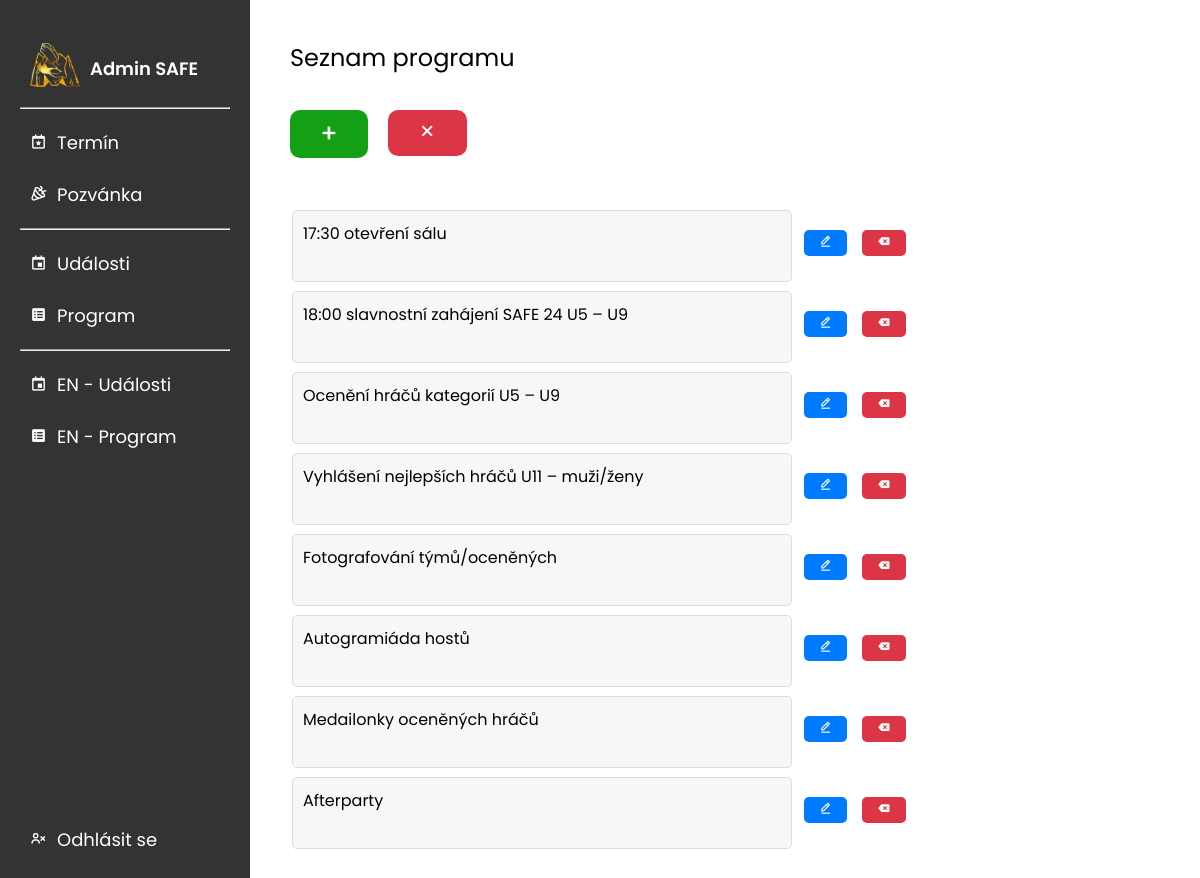
Page /admin/program/index.php (signed in) on the committed database.
### tables this page shows
CREATE TABLE `programme` (
  `id` int(11) NOT NULL AUTO_INCREMENT,
  `description` text DEFAULT NULL,
  `created_at` timestamp NOT NULL DEFAULT current_timestamp(),
  PRIMARY KEY (`id`)
);

### admin/program/index.php (the view, shortened to what this page needs)
<!DOCTYPE html>
<html lang="cs">
<head>
    <?php include '../../skeleton/head.php' ?>
</head>
<body>
<?php include '../../skeleton/headerAdmin.php' ?>
<div class="content">
    <h2>Seznam programu</h2><br>
    <div class="extraButtons">
        <a href="pridat/" class="addButton">+</a>
        <form method="POST" action="./" onsubmit="return confirmDeleteAll(this);">
            <button type="submit" name="delete_all_programme" class="deleteButton"><i class="bx bx-x"></i></button>
        </form>
    </div>
    <br><br>
    <?php
    $servername = "localhost";
    $username = "root";
    $password = "";
    $dbname = "mywebsite";
    $conn = new mysqli($servername, $username, $password, $dbname);
    $sql = "SELECT id, description FROM programme";
    $result = $conn->query($sql);
    if ($result->num_rows > 0) {
        echo "<table>";
        while ($row = $result->fetch_assoc()) {
            $row_id = $row['id'];
            echo "<tr id='row-$row_id'>";
            echo "<form method='POST' class='edit-form'>";
            echo "<td class='programmeDes'><textarea name='description' readonly>" . htmlspecialchars($row['description']) . "</textarea></td>";
            echo "<td class='action-buttons programmeButtons'>";
            echo "<button class='edit-btn' type='button' data-editing='false' onclick='toggleEdit(this, $row_id)'><i class='bx bx-edit-alt'></i></button>";
            echo "</form>";
            echo "<form method='POST' onsubmit='confirmDeleteRow(this); return false;'>";
            echo "<button class='delete-btn' type='submit'><i class='bx bxs-tag-x'></i></button>";
            echo "</form>";
            echo "</tr>";
        }
        echo "</table>";
    } else {
        echo "Žádný program není k dispozici.";
    }
    ?>
</div>
</body>
</html>

### css/style.css (style rules this page uses)
* { margin: 0; padding: 0; box-sizing: border-box; font-family: "Titan One", sans-serif; }
p, h3, h4, a, ul, li, strong, label, input::placeholder, input, select, option, i, button, textarea::placeholder { font-family: "Inter", sans-serif; }
h1, h2 { font-weight: 400 !important; }
html { scroll-behavior: smooth; }
body { display: flex; flex-direction: column; min-height: 100vh; position: relative; }
.content h2 { margin-bottom: 10px; }
.content { margin-left: 270px; padding: 20px; flex-grow: 1; }
.content h2 { padding-top: 20px; }
.addButton { font-style: none; background-color: rgb(20, 160, 20); padding: 5px 30px; border: none; border-radius: 10px; color: #fff; text-decoration: none; font-size: 25px; font-weight: 500; }
.extraButtons { display: flex; gap: 20px; }
.deleteButton { font-style: none; background-color: #dc3545; padding: 6px 28px; border: none; border-radius: 10px; color: #fff; text-decoration: none; font-size: 23px; font-weight: 500; cursor: pointer; }
.action-buttons a, .action-buttons button { display: inline-block; padding: 3px 15px; margin: 0 5px; text-decoration: none; border: none; color: #fff; background-color: #007bff; border-radius: 5px; }
.action-buttons button { margin-top: 20px; margin-left: 10px; }
.programmeButtons { display: flex; }
.action-buttons a.delete-btn, .action-buttons button.delete-btn { background-color: #dc3545; }
.edit-form { display: flex; align-items: center; width: 100%; box-sizing: border-box; flex-wrap: wrap; }
.programmeDes textarea { width: 500px; padding: 10px; font-size: 16px; border: 1px solid #ddd; border-radius: 5px; box-sizing: border-box; resize: none; }
.programmeDes textarea[name="description"]:read-only { background-color: #f7f7f7; }

### admin/program/index.php (style rules this page uses)
* { font-family: "Poppins", sans-serif !important; }

### rows in the picture
programme: description "17:30 otevření sálu"
programme: description "18:00 slavnostní zahájení SAFE 24 U5 – U9"
programme: description "Ocenění hráčů kategorií U5 – U9"
programme: description "Vyhlášení nejlepších hráčů U11 – muži/ženy"
programme: description "Fotografování týmů/oceněných"
programme: description "Autogramiáda hostů"
programme: description "Medailonky oceněných hráčů"
programme: description "Afterparty"
